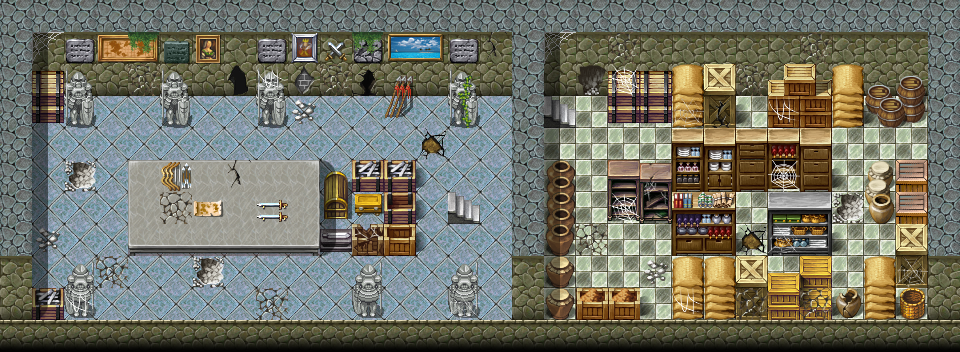

Tiled map render using the project's own tile images. Description and the map definition, with tile-layer contents summarised, below:
An orthogonal 30x11 tile map with 32x32 px tiles, 3 tile layers (Ground, Objects, Above), 1 hidden layer not drawn, 60 tilesets and 11 objects (6x spawn, 3x script, 2x mapchange).

<map version="1.0" tiledversion="1.1.5" orientation="orthogonal" renderorder="right-down" width="30" height="11" tilewidth="32" tileheight="32" infinite="0" nextobjectid="6">
 <tileset firstgid="1" name="map_bed_1" tilewidth="32" tileheight="32" tilecount="128" columns="16">
  <image source="../drawable/map_bed_1.png" width="512" height="256" />
 </tileset>
 <tileset firstgid="129" name="map_border_1" tilewidth="32" tileheight="32" tilecount="128" columns="16">
  <image source="../drawable/map_border_1.png" width="512" height="256" />
 </tileset>
 <tileset firstgid="257" name="map_bridge_1" tilewidth="32" tileheight="32" tilecount="128" columns="16">
  <image source="../drawable/map_bridge_1.png" width="512" height="256" />
 </tileset>
 <tileset firstgid="385" name="map_bridge_2" tilewidth="32" tileheight="32" tilecount="128" columns="16">
  <image source="../drawable/map_bridge_2.png" width="512" height="256" />
 </tileset>
 <tileset firstgid="513" name="map_broken_1" tilewidth="32" tileheight="32" tilecount="128" columns="16">
  <image source="../drawable/map_broken_1.png" width="512" height="256" />
 </tileset>
 <tileset firstgid="641" name="map_cavewall_1" tilewidth="32" tileheight="32" tilecount="108" columns="18">
  <image source="../drawable/map_cavewall_1.png" width="576" height="192" />
 </tileset>
 <tileset firstgid="749" name="map_cavewall_2" tilewidth="32" tileheight="32" tilecount="108" columns="18">
  <image source="../drawable/map_cavewall_2.png" width="576" height="192" />
 </tileset>
 <tileset firstgid="857" name="map_cavewall_3" tilewidth="32" tileheight="32" tilecount="108" columns="18">
  <image source="../drawable/map_cavewall_3.png" width="576" height="192" />
 </tileset>
 <tileset firstgid="965" name="map_cavewall_4" tilewidth="32" tileheight="32" tilecount="108" columns="18">
  <image source="../drawable/map_cavewall_4.png" width="576" height="192" />
 </tileset>
 <tileset firstgid="1073" name="map_chair_table_1" tilewidth="32" tileheight="32" tilecount="128" columns="16">
  <image source="../drawable/map_chair_table_1.png" width="512" height="256" />
 </tileset>
 <tileset firstgid="1201" name="map_chair_table_2" tilewidth="32" tileheight="32" tilecount="128" columns="16">
  <image source="../drawable/map_chair_table_2.png" width="512" height="256" />
 </tileset>
 <tileset firstgid="1329" name="map_crate_1" tilewidth="32" tileheight="32" tilecount="128" columns="16">
  <image source="../drawable/map_crate_1.png" width="512" height="256" />
 </tileset>
 <tileset firstgid="1457" name="map_cupboard_1" tilewidth="32" tileheight="32" tilecount="128" columns="16">
  <image source="../drawable/map_cupboard_1.png" width="512" height="256" />
 </tileset>
 <tileset firstgid="1585" name="map_curtain_1" tilewidth="32" tileheight="32" tilecount="128" columns="16">
  <image source="../drawable/map_curtain_1.png" width="512" height="256" />
 </tileset>
 <tileset firstgid="1713" name="map_entrance_1" tilewidth="32" tileheight="32" tilecount="128" columns="16">
  <image source="../drawable/map_entrance_1.png" width="512" height="256" />
 </tileset>
 <tileset firstgid="1841" name="map_entrance_2" tilewidth="32" tileheight="32" tilecount="128" columns="16">
  <image source="../drawable/map_entrance_2.png" width="512" height="256" />
 </tileset>
 <tileset firstgid="1969" name="map_fence_1" tilewidth="32" tileheight="32" tilecount="128" columns="16">
  <image source="../drawable/map_fence_1.png" width="512" height="256" />
 </tileset>
 <tileset firstgid="2097" name="map_fence_2" tilewidth="32" tileheight="32" tilecount="128" columns="16">
  <image source="../drawable/map_fence_2.png" width="512" height="256" />
 </tileset>
 <tileset firstgid="2225" name="map_fence_3" tilewidth="32" tileheight="32" tilecount="128" columns="16">
  <image source="../drawable/map_fence_3.png" width="512" height="256" />
 </tileset>
 <tileset firstgid="2353" name="map_fence_4" tilewidth="32" tileheight="32" tilecount="128" columns="16">
  <image source="../drawable/map_fence_4.png" width="512" height="256" />
 </tileset>
 <tileset firstgid="2481" name="map_ground_1" tilewidth="32" tileheight="32" tilecount="128" columns="16">
  <image source="../drawable/map_ground_1.png" width="512" height="256" />
 </tileset>
 <tileset firstgid="2609" name="map_ground_2" tilewidth="32" tileheight="32" tilecount="128" columns="16">
  <image source="../drawable/map_ground_2.png" width="512" height="256" />
 </tileset>
 <tileset firstgid="2737" name="map_ground_3" tilewidth="32" tileheight="32" tilecount="128" columns="16">
  <image source="../drawable/map_ground_3.png" width="512" height="256" />
 </tileset>
 <tileset firstgid="2865" name="map_ground_4" tilewidth="32" tileheight="32" tilecount="128" columns="16">
  <image source="../drawable/map_ground_4.png" width="512" height="256" />
 </tileset>
 <tileset firstgid="2993" name="map_ground_5" tilewidth="32" tileheight="32" tilecount="128" columns="16">
  <image source="../drawable/map_ground_5.png" width="512" height="256" />
 </tileset>
 <tileset firstgid="3121" name="map_ground_6" tilewidth="32" tileheight="32" tilecount="128" columns="16">
  <image source="../drawable/map_ground_6.png" width="512" height="256" />
 </tileset>
 <tileset firstgid="3249" name="map_ground_7" tilewidth="32" tileheight="32" tilecount="128" columns="16">
  <image source="../drawable/map_ground_7.png" width="512" height="256" />
 </tileset>
 <tileset firstgid="3377" name="map_ground_8" tilewidth="32" tileheight="32" tilecount="128" columns="16">
  <image source="../drawable/map_ground_8.png" width="512" height="256" />
 </tileset>
 <tileset firstgid="3505" name="map_house_1" tilewidth="32" tileheight="32" tilecount="128" columns="16">
  <image source="../drawable/map_house_1.png" width="512" height="256" />
 </tileset>
 <tileset firstgid="3633" name="map_house_2" tilewidth="32" tileheight="32" tilecount="128" columns="16">
  <image source="../drawable/map_house_2.png" width="512" height="256" />
 </tileset>
 <tileset firstgid="3761" name="map_indoor_1" tilewidth="32" tileheight="32" tilecount="128" columns="16">
  <image source="../drawable/map_indoor_1.png" width="512" height="256" />
 </tileset>
 <tileset firstgid="3889" name="map_indoor_2" tilewidth="32" tileheight="32" tilecount="128" columns="16">
  <image source="../drawable/map_indoor_2.png" width="512" height="256" />
 </tileset>
 <tileset firstgid="4017" name="map_kitchen_1" tilewidth="32" tileheight="32" tilecount="128" columns="16">
  <image source="../drawable/map_kitchen_1.png" width="512" height="256" />
 </tileset>
 <tileset firstgid="4145" name="map_outdoor_1" tilewidth="32" tileheight="32" tilecount="128" columns="16">
  <image source="../drawable/map_outdoor_1.png" width="512" height="256" />
 </tileset>
 <tileset firstgid="4273" name="map_pillar_1" tilewidth="32" tileheight="32" tilecount="128" columns="16">
  <image source="../drawable/map_pillar_1.png" width="512" height="256" />
 </tileset>
 <tileset firstgid="4401" name="map_pillar_2" tilewidth="32" tileheight="32" tilecount="128" columns="16">
  <image source="../drawable/map_pillar_2.png" width="512" height="256" />
 </tileset>
 <tileset firstgid="4529" name="map_plant_1" tilewidth="32" tileheight="32" tilecount="128" columns="16">
  <image source="../drawable/map_plant_1.png" width="512" height="256" />
 </tileset>
 <tileset firstgid="4657" name="map_plant_2" tilewidth="32" tileheight="32" tilecount="128" columns="16">
  <image source="../drawable/map_plant_2.png" width="512" height="256" />
 </tileset>
 <tileset firstgid="4785" name="map_rock_1" tilewidth="32" tileheight="32" tilecount="128" columns="16">
  <image source="../drawable/map_rock_1.png" width="512" height="256" />
 </tileset>
 <tileset firstgid="4913" name="map_rock_2" tilewidth="32" tileheight="32" tilecount="128" columns="16">
  <image source="../drawable/map_rock_2.png" width="512" height="256" />
 </tileset>
 <tileset firstgid="5041" name="map_roof_1" tilewidth="32" tileheight="32" tilecount="128" columns="16">
  <image source="../drawable/map_roof_1.png" width="512" height="256" />
 </tileset>
 <tileset firstgid="5169" name="map_roof_2" tilewidth="32" tileheight="32" tilecount="128" columns="16">
  <image source="../drawable/map_roof_2.png" width="512" height="256" />
 </tileset>
 <tileset firstgid="5297" name="map_roof_3" tilewidth="32" tileheight="32" tilecount="128" columns="16">
  <image source="../drawable/map_roof_3.png" width="512" height="256" />
 </tileset>
 <tileset firstgid="5425" name="map_shop_1" tilewidth="32" tileheight="32" tilecount="128" columns="16">
  <image source="../drawable/map_shop_1.png" width="512" height="256" />
 </tileset>
 <tileset firstgid="5553" name="map_sign_ladder_1" tilewidth="32" tileheight="32" tilecount="128" columns="16">
  <image source="../drawable/map_sign_ladder_1.png" width="512" height="256" />
 </tileset>
 <tileset firstgid="5681" name="map_table_1" tilewidth="32" tileheight="32" tilecount="128" columns="16">
  <image source="../drawable/map_table_1.png" width="512" height="256" />
 </tileset>
 <tileset firstgid="5809" name="map_trail_1" tilewidth="32" tileheight="32" tilecount="128" columns="16">
  <image source="../drawable/map_trail_1.png" width="512" height="256" />
 </tileset>
 <tileset firstgid="5937" name="map_transition_1" tilewidth="32" tileheight="32" tilecount="128" columns="16">
  <image source="../drawable/map_transition_1.png" width="512" height="256" />
 </tileset>
 <tileset firstgid="6065" name="map_transition_2" tilewidth="32" tileheight="32" tilecount="128" columns="16">
  <image source="../drawable/map_transition_2.png" width="512" height="256" />
 </tileset>
 <tileset firstgid="6193" name="map_transition_3" tilewidth="32" tileheight="32" tilecount="128" columns="16">
  <image source="../drawable/map_transition_3.png" width="512" height="256" />
 </tileset>
 <tileset firstgid="6321" name="map_transition_4" tilewidth="32" tileheight="32" tilecount="128" columns="16">
  <image source="../drawable/map_transition_4.png" width="512" height="256" />
 </tileset>
 <tileset firstgid="6449" name="map_transition_5" tilewidth="32" tileheight="32" tilecount="128" columns="16">
  <image source="../drawable/map_transition_5.png" width="512" height="256" />
 </tileset>
 <tileset firstgid="6577" name="map_tree_1" tilewidth="32" tileheight="32" tilecount="128" columns="16">
  <image source="../drawable/map_tree_1.png" width="512" height="256" />
 </tileset>
 <tileset firstgid="6705" name="map_tree_2" tilewidth="32" tileheight="32" tilecount="128" columns="16">
  <image source="../drawable/map_tree_2.png" width="512" height="256" />
 </tileset>
 <tileset firstgid="6833" name="map_wall_1" tilewidth="32" tileheight="32" tilecount="128" columns="16">
  <image source="../drawable/map_wall_1.png" width="512" height="256" />
 </tileset>
 <tileset firstgid="6961" name="map_wall_2" tilewidth="32" tileheight="32" tilecount="120" columns="15">
  <image source="../drawable/map_wall_2.png" width="480" height="256" />
 </tileset>
 <tileset firstgid="7081" name="map_wall_3" tilewidth="32" tileheight="32" tilecount="120" columns="15">
  <image source="../drawable/map_wall_3.png" width="480" height="256" />
 </tileset>
 <tileset firstgid="7201" name="map_wall_4" tilewidth="32" tileheight="32" tilecount="120" columns="15">
  <image source="../drawable/map_wall_4.png" width="480" height="256" />
 </tileset>
 <tileset firstgid="7321" name="map_window_1" tilewidth="32" tileheight="32" tilecount="128" columns="16">
  <image source="../drawable/map_window_1.png" width="512" height="256" />
 </tileset>
 <tileset firstgid="7449" name="map_window_2" tilewidth="32" tileheight="32" tilecount="128" columns="16">
  <image source="../drawable/map_window_2.png" width="512" height="256" />
 </tileset>
 <layer name="Ground" width="30" height="11">
  <data>[330 cells, 330 non-empty, 17 distinct tile ids]</data>
 </layer>
 <layer name="Objects" width="30" height="11">
  <data>[330 cells, 124 non-empty, 73 distinct tile ids]</data>
 </layer>
 <layer name="Above" width="30" height="11">
  <data>[330 cells, 61 non-empty, 28 distinct tile ids]</data>
 </layer>
 <layer name="Walkable" width="30" height="11" visible="0">
  <data>[330 cells, 218 non-empty, 1 distinct tile ids]</data>
 </layer>
 <objectgroup name="Mapevents" visible="0">
  <object id="1" name="up1" type="mapchange" x="448" y="192" width="32" height="32">
   <properties>
    <property name="map" value="stoutford_castle0" />
    <property name="place" value="down1" />
   </properties>
  </object>
  <object id="2" name="up2" type="mapchange" x="544" y="96" width="32" height="32">
   <properties>
    <property name="map" value="stoutford_castle0" />
    <property name="place" value="down2" />
   </properties>
  </object>
  <object id="7" name="stn_gyra_m11_3b" type="script" x="416" y="224" width="96" height="32" />
  <object id="13" name="stn_gyra_m11_3" type="script" x="416" y="160" width="96" height="32" />
  <object id="12" name="stn_gyra_m11_2" type="script" x="576" y="96" width="32" height="96" />
 </objectgroup>
 <objectgroup name="Spawn">
  <object id="3" name="erwyn_knight" type="spawn" x="32" y="128" width="448" height="160" />
  <object id="5" name="erwyn_servant" type="spawn" x="544" y="128" width="320" height="160">
   <properties>
    <property name="quantity" type="int" value="2" />
   </properties>
  </object>
  <object id="6" name="stn_gyra" type="spawn" x="864" y="224" width="32" height="32" />
  <object id="14" name="stn_gyra1" type="spawn" x="832" y="224" width="64" height="64">
   <properties>
    <property name="active" value="false" />
    <property name="ignoreAreas" value="true" />
   </properties>
  </object>
  <object id="11" name="stn_gyra2" type="spawn" x="544" y="96" width="32" height="32">
   <properties>
    <property name="active" value="false" />
    <property name="ignoreAreas" value="true" />
   </properties>
  </object>
  <object id="15" name="stn_gyra3" type="spawn" x="448" y="192" width="32" height="32">
   <properties>
    <property name="active" value="false" />
    <property name="ignoreAreas" value="true" />
   </properties>
  </object>
 </objectgroup>
 <objectgroup name="Keys" />
 <objectgroup name="Replace" />
</map>
